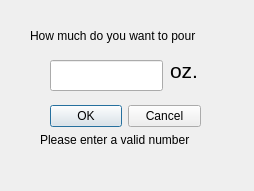
<?xml version="1.0" encoding="UTF-8"?>
<ui version="4.0">
 <class>MeasureDialog</class>
 <widget class="QDialog" name="MeasureDialog">
  <property name="geometry">
   <rect>
    <x>0</x>
    <y>0</y>
    <width>254</width>
    <height>191</height>
   </rect>
  </property>
  <property name="windowTitle">
   <string>Dialog</string>
  </property>
  <widget class="QLabel" name="title">
   <property name="geometry">
    <rect>
     <x>30</x>
     <y>15</y>
     <width>191</width>
     <height>41</height>
    </rect>
   </property>
   <property name="text">
    <string>How much do you want to pour</string>
   </property>
   <property name="wordWrap">
    <bool>true</bool>
   </property>
  </widget>
  <widget class="QLabel" name="oz">
   <property name="geometry">
    <rect>
     <x>170</x>
     <y>60</y>
     <width>58</width>
     <height>21</height>
    </rect>
   </property>
   <property name="font">
    <font>
     <pointsize>16</pointsize>
    </font>
   </property>
   <property name="text">
    <string>oz.</string>
   </property>
  </widget>
  <widget class="QLabel" name="invalidNumber">
   <property name="geometry">
    <rect>
     <x>40</x>
     <y>130</y>
     <width>181</width>
     <height>20</height>
    </rect>
   </property>
   <property name="text">
    <string>Please enter a valid number</string>
   </property>
  </widget>
  <widget class="QLineEdit" name="ozInput">
   <property name="geometry">
    <rect>
     <x>50</x>
     <y>60</y>
     <width>113</width>
     <height>31</height>
    </rect>
   </property>
  </widget>
  <widget class="QDialogButtonBox" name="confirmButton">
   <property name="geometry">
    <rect>
     <x>50</x>
     <y>100</y>
     <width>151</width>
     <height>32</height>
    </rect>
   </property>
   <property name="orientation">
    <enum>Qt::Orientation::Horizontal</enum>
   </property>
   <property name="standardButtons">
    <set>QDialogButtonBox::StandardButton::Cancel|QDialogButtonBox::StandardButton::Ok</set>
   </property>
  </widget>
 </widget>
 <resources/>
 <connections/>
</ui>
